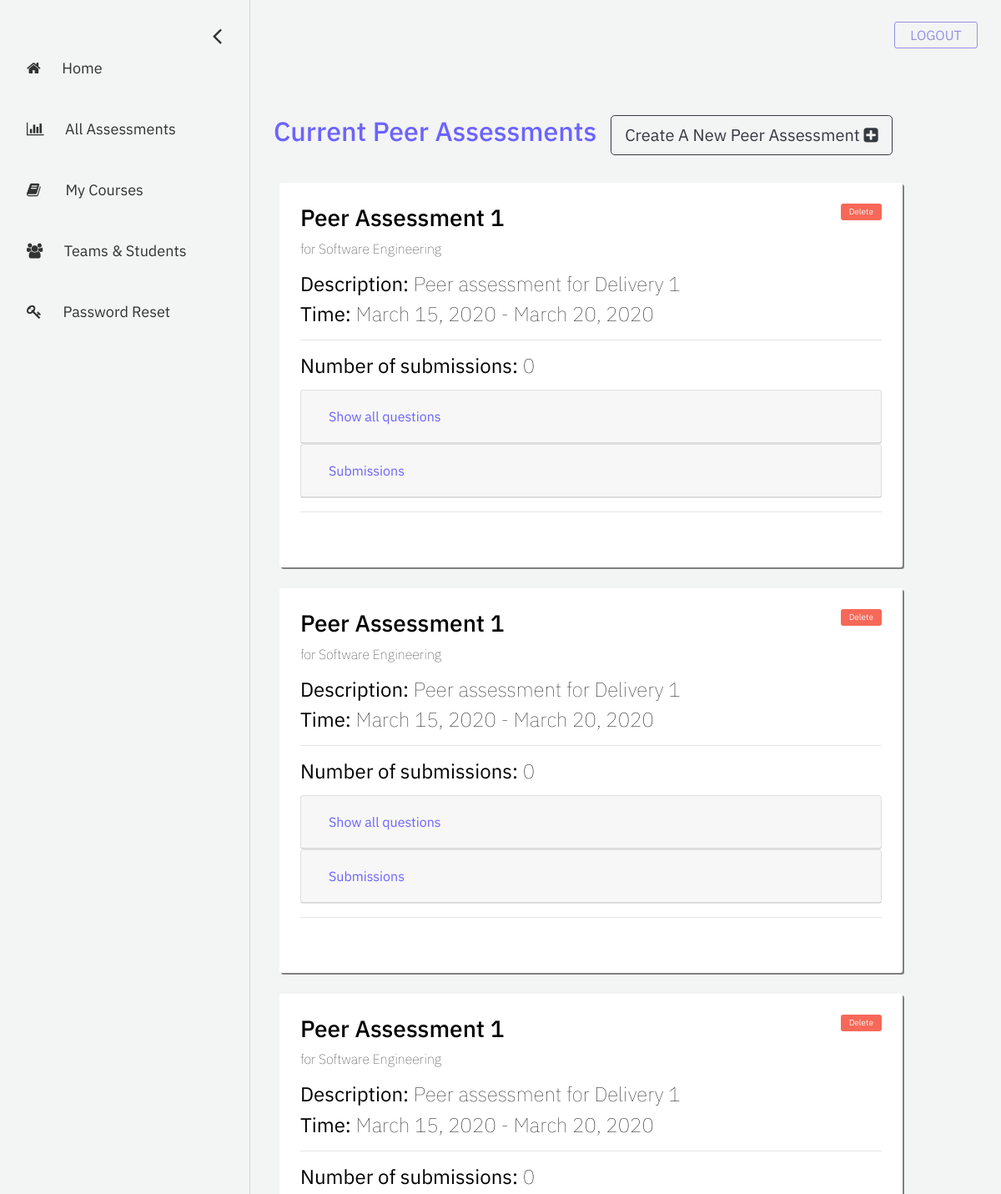
Page /professor/all-assessments (upper part) on the earlier database version.
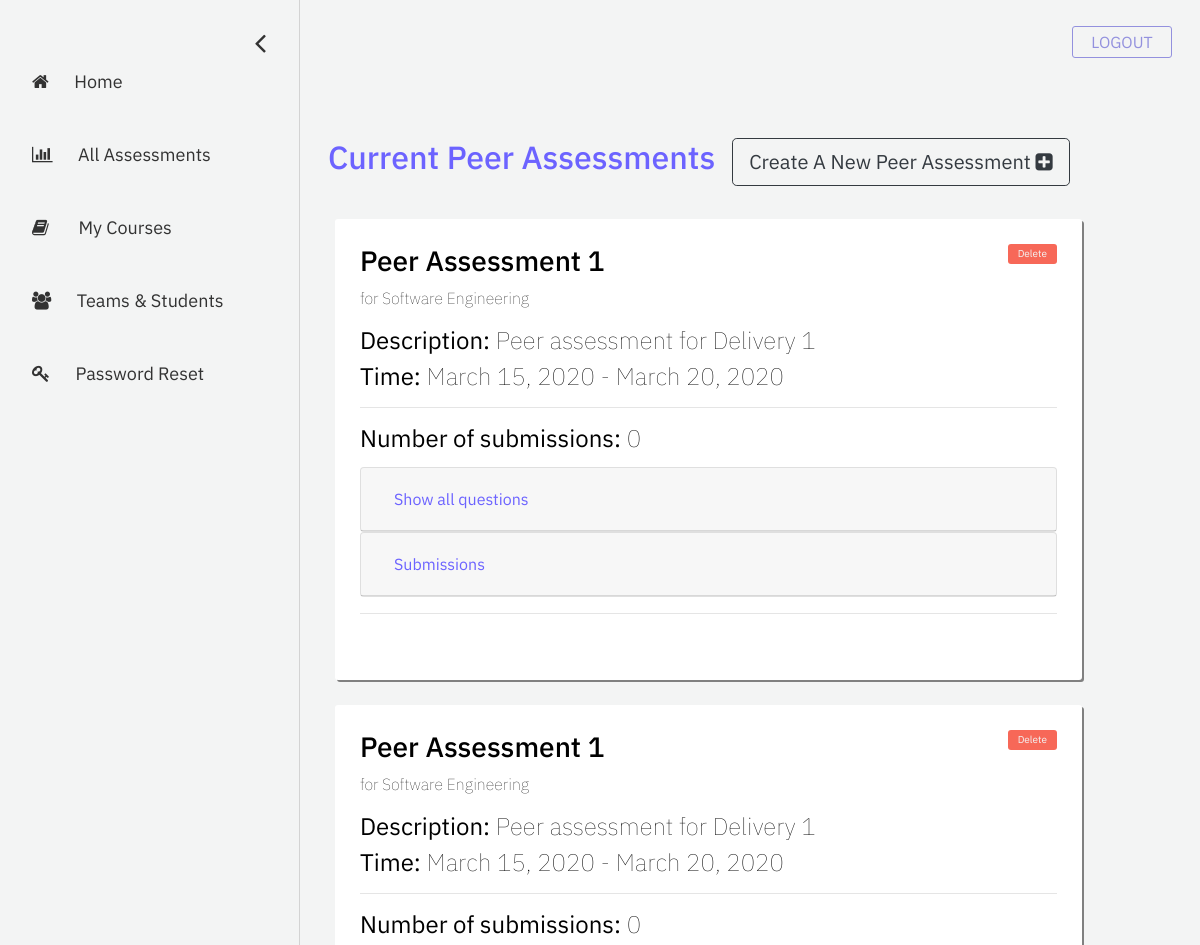
Same page on the later database version.
### assessment/models.py (models this page shows)
class Assessment(models.Model):
    name = models.CharField("assessment name", max_length=255)
    description = models.TextField("description", max_length=512, blank=True)
    date_created = models.DateTimeField("date created", auto_now_add=True)
    start_date = models.DateField("start date")
    end_date = models.DateField("end date")
    course = models.ForeignKey(Course, on_delete=models.CASCADE) # the course that this peer review belongs to
    questions = models.ManyToManyField(Question) # a set of Questions under this assessment
    def is_current(self):
        if self.end_date + datetime.timedelta(days=60) > datetime.datetime.now().date(): # end date + 60 >= current date
            return True
        return False

### registration/models.py (models this page shows, shortened)
class Course(models.Model):
    course_name = models.CharField("course name", max_length=60)
    course_code = models.IntegerField("course code")
    section_number = models.SmallIntegerField("section number")
    year = models.SmallIntegerField("year of realization")
    semester_choices = (
        ('S', 'Spring'),
        ('F', 'Fall'),
    )
    semester = models.CharField("semester of realization", max_length = 1, choices = semester_choices)
    professors = models.ManyToManyField(User)
    students = models.ManyToManyField(User, related_name="students")

### eval_professor/views.py (the view)
# urls.py: path('all-assessments', views.all_assessments, name='all-assessments'),
def all_assessments(request):
    assessment_list = Assessment.objects.all()
    context = {
        'assessment_list': assessment_list,
    }
    return render(request, 'eval_professor/all-assessments.html', context = context)

### eval_professor/templates/eval_professor/all-assessments.html (shortened to what this page needs)
{% extends 'eval_professor/base-sidebar.html'%}
{% load static %}
{% block content%}
	<div id="main">
		<div class="container">
			<div class="container row">
				<h2 style="color: #6C63FF;">Current Peer Assessments</h2>
				<form>
					<button formaction="{% url 'create-new-assessment' %}" class="btn btn-lg btn-outline-dark" style="margin-left: 5%;">Create A New Peer Assessment <i class = "fa fa-plus-square"></i></button>
				</form>
			</div>
			{% if assessment_list|length > 0 %}
				{% for assessment in assessment_list %}
					{% if assessment.is_current %}
						<div class="column course-box">
							<a data-toggle="modal" data-target="#exampleModal_@{{assessment.id}}" style="font-size: 10px; padding: 10px; background-color: rgb(247, 104, 88);" class="buttons delete-btn float-right" href="">Delete</a>
							<h3> {{ assessment.name }} </h3>
							<p style="font-weight: 20;"> for {{ assessment.course.course_name }}</p>
							{% if assessment.description is not None %}
								<h4><b>Description:</b> {{ assessment.description }}</h4>
							{% else %}
								<h4>No assessment description</h4>
							{% endif %}
							<h4> <b>Time:</b> {{ assessment.start_date }} - {{ assessment.end_date }}</h4>
							<hr>
							<h4> <b>Number of submissions:</b> {{ course.students.all|length }} </h4>
							<div style="margin-top: 2%; margin-bottom: 2%;">
								<div class="card">
									<div class="card-header" id="headingOne_@{{ assessment.id }}">
										<h5 class="mb-0">
											<button style="color: #6C63FF;" class="btn btn-link" data-toggle="collapse" data-target="#collapseOne_@{{ assessment.id }}" aria-expanded="true" aria-controls="collapseOne_@{{ assessment.id }}">
												Show all questions
											</button>
										</h5>
									</div>
								</div>
								<div class="card">
									<div class="card-header" id="headingTwo_@{{ assessment.id }}">
										<h5 class="mb-0">
											<button style="color: #6C63FF;" class="btn btn-link collapsed" data-toggle="collapse" data-target="#collapseTwo_@{{ assessment.id }}" aria-expanded="false" aria-controls="collapseTwo_@{{ assessment.id }}">
												Submissions
											</button>
										</h5>
									</div>
								</div>
							</div>
							<hr>
						</div>
					{% endif %}
				{% endfor %}
			{% else %}
				No current assessments.
			{% endif %}
		</div>
	</div>
{% endblock %}

Differences in the rows shown:
removed Assessment: name "Peer Assessment 1", course.course_name "Software Engineering", description "Peer assessment for Delivery 1", start_date "March 15, 2020", end_date "March 20, 2020", students.all|length "0"
